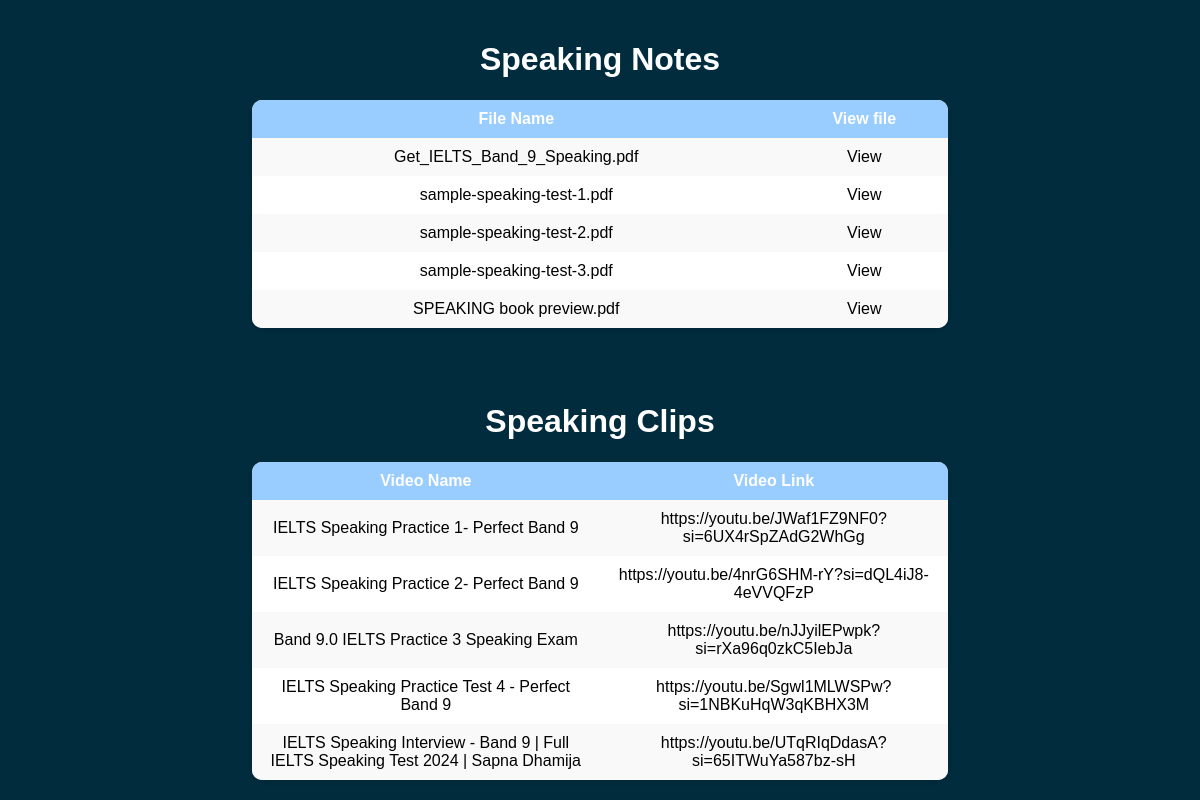
Screenshot of /speaking.php with the database file from the repository.
### tables this page shows
CREATE TABLE IF NOT EXISTS `speaking` (
  `id` int(11) NOT NULL AUTO_INCREMENT,
  `file_name` varchar(255) DEFAULT NULL,
  `file_path` varchar(255) DEFAULT NULL,
  PRIMARY KEY (`id`)
);

CREATE TABLE IF NOT EXISTS `speakingclips` (
  `id` int(11) NOT NULL AUTO_INCREMENT,
  `video_name` varchar(255) DEFAULT NULL,
  `video_link` varchar(255) DEFAULT NULL,
  PRIMARY KEY (`id`)
);

### speaking.php (the view, shortened to what this page needs)
<!DOCTYPE html>
<html lang="en">
<head>
    </head>
    <body>
        <h1>Speaking Notes</h1>
        <table>
            <tr>
                <th>File Name</th>
                <th>View file</th>
            </tr>
            <?php
                $servername = "localhost";
                $username = "root";
                $password = "";
                $dbname = "exam_ninja";
                $conn = new mysqli($servername, $username, $password, $dbname);
                $sql = "SELECT id, file_name, file_path FROM speaking";
                $result = $conn->query($sql);
                if ($result->num_rows > 0) {
                    while($row = $result->fetch_assoc()) {
                        echo "<tr>";
                        echo "<td>" . $row["file_name"] . "</td>";
                        echo "<td><a href='" . $row["file_path"] . "' target='_blank'>View</a></td>";
                        echo "</tr>";
                    }
                } else {
                    echo "<tr><td colspan='3'>No files uploaded</td></tr>";
                }
            ?>
        </table>
        <br>
        <br>
        <br>
        <h1> Speaking Clips</h1>
    <table>
        <tr>
            <th>Video Name</th>
            <th>Video Link</th>
        </tr>
        <?php
        $servername = "localhost";
        $username = "root";
        $password = "";
        $dbname = "exam_ninja";
        $conn = new mysqli($servername, $username, $password, $dbname);
        $sql = "SELECT * FROM speakingclips";
        $result = $conn->query($sql);
        if ($result->num_rows > 0) {
            while($row = $result->fetch_assoc()) {
                echo "<tr>";
                echo "<td>" . $row["video_name"] . "</td>";
                echo "<td><a href='" . $row["video_link"] . "' target='_blank'>" . $row["video_link"] . "</a></td>";
                echo "</tr>";
            }
        } else {
            echo "<tr><td colspan='4'>No videos uploaded yet</td></tr>";
        }
        ?>
    </table>
    </body>
    </html>

### speaking.php (style rules this page uses)
body { font-family: Arial, sans-serif; margin: 0; padding: 20px; background-color: #002c3e; }
h1 { text-align: center; color: white; }
table { border-collapse: collapse; width: 60%; margin: 0 auto; background-color: #fff; box-shadow: 0 2px 4px rgba(0, 0, 0, 0.1); border-radius: 10px; overflow: hidden; }
th { text-align: center; padding: 10px; }
td { text-align: center; padding: 10px; color:black; }
th { background-color: #99CCFF; font-weight: bold; color:white; }
tr:nth-child(even) { background-color: #f9f9f9; }
td a { color: black; text-decoration: none; }

### rows the page displays
speaking: file_name "Get_IELTS_Band_9_Speaking.pdf"
speaking: file_name "sample-speaking-test-1.pdf"
speaking: file_name "sample-speaking-test-2.pdf"
speaking: file_name "sample-speaking-test-3.pdf"
speaking: file_name "SPEAKING book preview.pdf"
speakingclips: video_name "IELTS Speaking Practice 1- Perfect Band 9", video_link "https://youtu.be/JWaf1FZ9NF0?si=6UX4rSpZAdG2WhGg"
speakingclips: video_name "IELTS Speaking Practice 2- Perfect Band 9", video_link "https://youtu.be/4nrG6SHM-rY?si=dQL4iJ8-4eVVQFzP"
speakingclips: video_name "Band 9.0 IELTS Practice 3 Speaking Exam", video_link "https://youtu.be/nJJyilEPwpk?si=rXa96q0zkC5IebJa"
speakingclips: video_name "IELTS Speaking Practice Test 4 - Perfect Band 9", video_link "https://youtu.be/Sgwl1MLWSPw?si=1NBKuHqW3qKBHX3M"
speakingclips: video_name "IELTS Speaking Interview - Band 9 | Full IELTS Speaking Test 2024 | Sapna Dhamija", video_link "https://youtu.be/UTqRIqDdasA?si=65ITWuYa587bz-sH"
